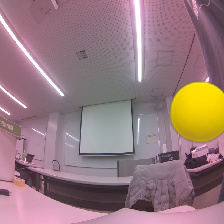
#> input picture image/sample.png, 224 x 224 px, given in place of background_image_8.png, which was not available
$ jupyter execute --allow-errors paste_sponge.ipynb   (text cells are left out)
#> lines starting #> are read from the running program, lines starting #| are printed output that depends on the picture; pictures that were not available may be replaced by others from this repository, and a replacement may not be noted
[cell 1]
from PIL import Image
import math
import random
from datetime import datetime


X = 0
Y = 0
R = 0

def load_image(path):
    """指定されたパスから画像を読み込む"""
    return Image.open(path)

def calculate_new_coordinates(width, height, theta, direction):
    """指定された角度と距離で新しい座標を計算する"""
    theta_radians = math.radians(theta)
    new_x = width / 2 + direction * math.cos(theta_radians)
    new_y = height / 2 - direction * math.sin(theta_radians)
    global X,Y
    X = new_x
    Y = new_y

    return int(new_x), int(new_y)

def paste_transparent_image(bg_image, transparent_image_path, position, rate=1.0):
    """透過画像を指定された位置と大きさで背景画像に貼り付ける"""

    transparent_image = Image.open(transparent_image_path)

    print(transparent_image.width,transparent_image.height)
    new_width = int(rate * transparent_image.width)
    new_height = int(rate * transparent_image.height)
    transparent_image = transparent_image.resize((new_width, new_height))
    position = (position[0] - int(new_width / 2), position[1] - int(new_height / 2))
    tmp_image = Image.new("RGBA", bg_image.size)
    tmp_image.paste(transparent_image, position, transparent_image)
    return Image.alpha_composite(bg_image.convert("RGBA"), tmp_image)

def gettheta(direction):
    """方向に基づいて角度をランダムに選ぶ"""
    if direction == 'left':
        return random.randint(135, 225)
    elif direction == 'middle':
        return random.randint(50, 130)
    elif direction == 'right':
        return random.randint(315, 405)
    else:
        return 0

def getrate(distance):
    near = [1.8,1.9,2.0]
    just = [1.3,1.4,1.5,1.6,1.7]
    far = [1.0,1.1,1.2]

    global R

    if distance == 'near':

        R = random.choice(near)
        return R
    elif distance == 'just':

        R = random.choice(just)
        return R
    elif distance == 'far':

        R = random.choice(far)
        return R
    else:
        return 0


def setback():
    """背景画像のパスのリストを生成する"""

    return ["image/background/background_image_"  + str(i)+ ".png" for i in range(10)]

def compose_image(background_path, transparent_image_path, direction_str, distance_str):
    """背景画像に透過画像を貼り付けるプロセスを統合する"""

    bg_image = load_image(bg_image_path)
    min_length = min(bg_image.width, bg_image.height)
    bg_image = bg_image.resize((min_length, min_length))
    distance = int(min_length / 2.5)
    theta = gettheta(direction_str)
    position = calculate_new_coordinates(min_length, min_length, theta, distance)
    rate = getrate(distance_str)

    return paste_transparent_image(bg_image, transparent_image_path, position, rate)

[cell 2]
background_array = setback()
background_array

[cell 3]
import os

classes = ['left_near', 'left_just', 'left_far',
            'middle_near', 'middle_just', 'middle_far',
            'right_near', 'right_just', 'right_far']

for s in classes:
    new_dir_path = 'image/generate/'+s
    os.makedirs(new_dir_path , exist_ok=True)

[cell 4]
background_path = "image/nolabel/test.jpg"
direction_str = random.choice(["left","middle","right"])
distance_str = random.choice(["near","just","far"])
#> (the rest of this cell did not finish here and is left out)

[cell 5]
background_array = setback()
transparent_image_path = "image/sponge.png"
n = 1
for i in range(n):
    # print("{0}枚目".format(i))
    direction_str = random.choice(["left","middle","right"])
    distance_str = random.choice(["near","just","far"])
    bg_image_path = random.choice(background_array)
    new_image = compose_image(background_array, transparent_image_path, direction_str, distance_str)
#> in load_image, returned value is the input picture: PIL image 224x224 RGBA; mean R, G, B, A 151.9, 123.6, 126.7, 255
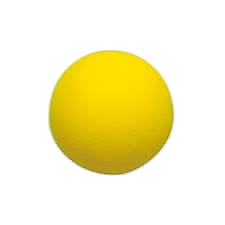
#> input picture image/sponge.png, 225 x 225 px
#> in paste_transparent_image, transparent_image is the input picture: PIL image 225x225 RGBA; mean R, G, B, A 56.7, 49.4, 2.9, 61.8
#| 225 225
#> in paste_transparent_image, `tmp_image = Image.new("RGBA", bg_image.size)`: tmp_image: PIL image 224x224 RGBA; every value is 0
#> in paste_transparent_image, `tmp_image.paste(transparent_image, position, transparent_image)`:
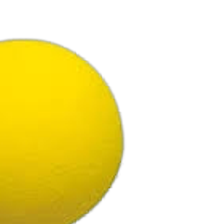
#> tmp_image: PIL image 224x224 RGBA; mean R, G, B, A 89.5, 77.2, 2.5, 98.5; transparent parts drawn white
#> in paste_transparent_image, `return Image.alpha_composite(bg_image.convert("RGBA"), tmp_image)`:
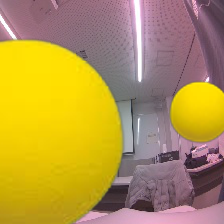
#> returned value: PIL image 224x224 RGBA; mean R, G, B, A 180.9, 150.8, 74.9, 255

    # new_image.save("image/generate/"+direction_str+distance_str+"/.png")
    #base_path = "image/generate/"+direction_str+"_"+distance_str+"/"
    base_path = 'image/generate/'
    #timestamp = datetime.now().strftime("%Y%m%d_%H%M%S")

    str_x = str(int(X))
#> str_x = '26'
    str_y = str(int(Y))
#> str_y = '138'
    str_r = str(int(R*56))

    filename = f"{base_path}_{str_x+'_'+str_y+'_'+str_r+'_'}.png"
#> filename = 'image/generate/_26_138_89_.png'
    print(filename)
#| image/generate/_26_138_89_.png
    new_image.save(filename)
